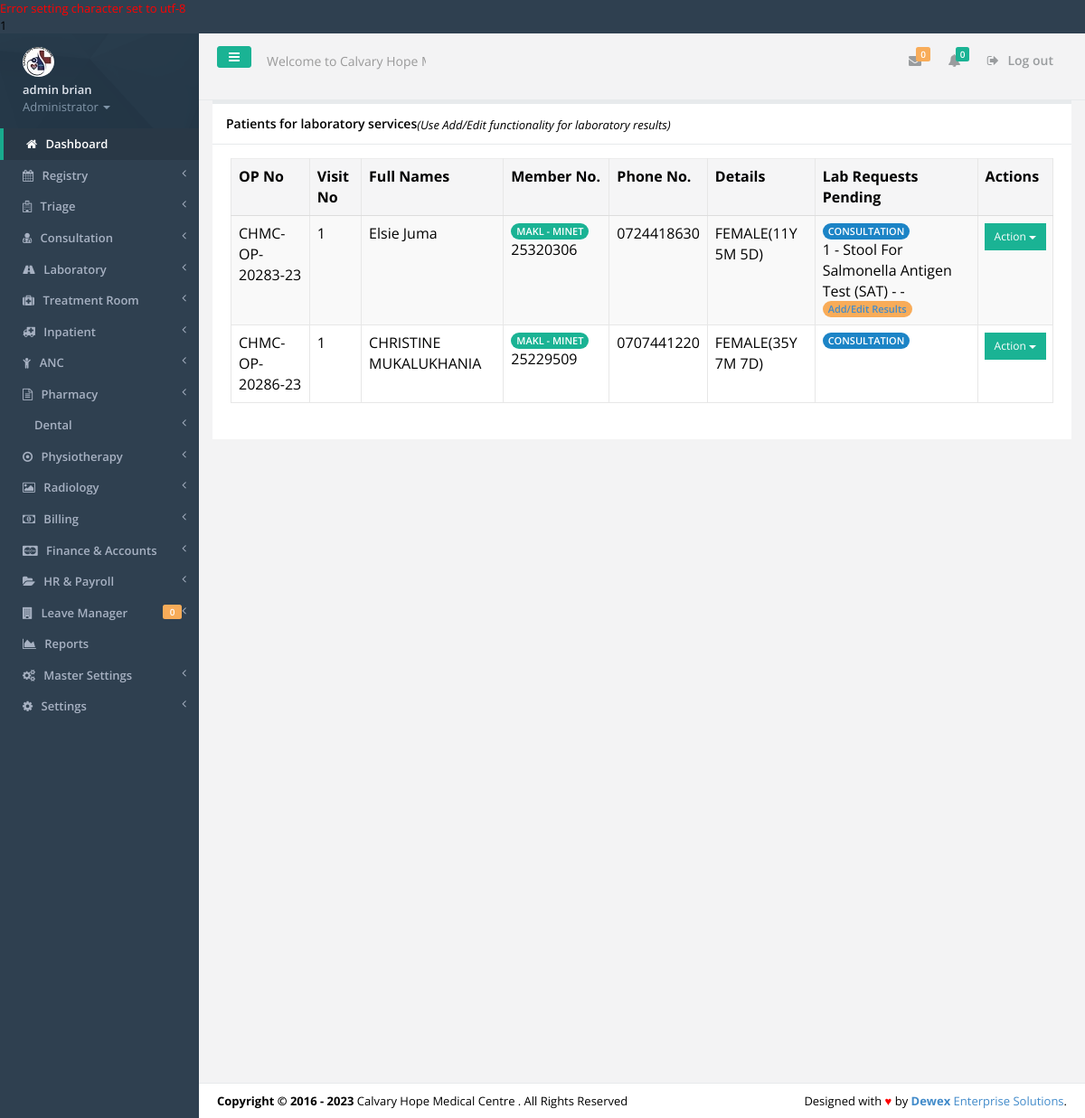
The app's page /laboratory.php (signed in) with its own data.
### tables this page shows
CREATE TABLE IF NOT EXISTS `tbl_users` (
  `id` int(11) NOT NULL,
  `f_name` varchar(30) NOT NULL,
  `s_name` varchar(30) NOT NULL,
  `id_no` varchar(30) NOT NULL,
  `email` varchar(30) NOT NULL,
  `phone` varchar(15) NOT NULL,
  `password` varchar(200) NOT NULL,
  `user_l` varchar(50) NOT NULL,
  `profile_image` varchar(45) NOT NULL,
  `active` varchar(30) NOT NULL
);

CREATE TABLE IF NOT EXISTS `tbl_settings` (
  `settings_id` int(11) NOT NULL,
  `slogan` varchar(100) NOT NULL,
  `l_status` varchar(10) NOT NULL,
  `system_name` varchar(30) NOT NULL,
  `campaigner_name` varchar(30) NOT NULL,
  `campaigner_short_name` varchar(30) NOT NULL,
  `campaign_location` varchar(30) NOT NULL,
  `seat` varchar(30) NOT NULL,
  `inst_date` varchar(15) NOT NULL,
  `photo` varchar(30) NOT NULL,
  `photo_size` varchar(10) NOT NULL,
  `photo_type` varchar(20) NOT NULL,
  `custom_reply_msg` varchar(500) NOT NULL,
  `address` varchar(50) NOT NULL,
  `phone` varchar(30) NOT NULL,
  `email` varchar(30) NOT NULL
);

CREATE TABLE IF NOT EXISTS `tbl_queue` (
  `queue_id` int(20) NOT NULL,
  `queue_no` varchar(20) NOT NULL,
  `queue_opno` varchar(20) NOT NULL,
  `queue_visitno` varchar(20) NOT NULL,
  `queue_idno` varchar(20) NOT NULL,
  `queue_from` varchar(20) NOT NULL,
  `queue_to` varchar(20) NOT NULL,
  `queue_status` varchar(20) NOT NULL,
  `queue_note` varchar(100) NOT NULL,
  `queue_datetime` timestamp NOT NULL DEFAULT CURRENT_TIMESTAMP ON UPDATE CURRENT_TIMESTAMP
);

CREATE TABLE IF NOT EXISTS `tbl_registry` (
  `reg_no` int(11) NOT NULL,
  `opnocounter` varchar(30) NOT NULL,
  `visit_no` varchar(20) NOT NULL,
  `id_no` varchar(10) NOT NULL,
  `f_name` varchar(40) NOT NULL,
  `l_name` varchar(40) NOT NULL,
  `phone_no` varchar(15) NOT NULL,
  `gender` varchar(10) NOT NULL,
  `dob` varchar(15) NOT NULL,
  `residence` varchar(100) NOT NULL,
  `opno` varchar(20) NOT NULL,
  `visit_date` varchar(20) NOT NULL,
  `visit_status` varchar(10) NOT NULL,
  `scheme_code` varchar(20) NOT NULL,
  `memberno` varchar(50) NOT NULL,
  `agecategory` varchar(44) NOT NULL,
  `age` varchar(44) NOT NULL,
  `parentFname` varchar(44) NOT NULL,
  `parentLame` varchar(44) NOT NULL,
  `time` timestamp NOT NULL DEFAULT CURRENT_TIMESTAMP ON UPDATE CURRENT_TIMESTAMP
);

CREATE TABLE IF NOT EXISTS `tbl_paymentschemes` (
  `pscheme_id` int(11) NOT NULL,
  `pscheme_code` varchar(20) NOT NULL,
  `pscheme_name` varchar(100) NOT NULL,
  `pscheme_details` varchar(100) NOT NULL,
  `pscheme_oplimit` varchar(30) NOT NULL,
  `pscheme_iplimit` varchar(30) NOT NULL,
  `pscheme_copayments` varchar(30) NOT NULL
);

CREATE TABLE IF NOT EXISTS `tbl_labrequests` (
  `labrequest_id` int(11) NOT NULL,
  `labrequest_opno` varchar(50) NOT NULL,
  `labrequest_visitno` varchar(10) NOT NULL,
  `labrequest_labservicecode` varchar(100) NOT NULL,
  `labservice_note` varchar(100) NOT NULL,
  `labrequest_componentsample` varchar(500) NOT NULL,
  `labrequest_results` varchar(1000) NOT NULL,
  `labrequest_conclusion` varchar(1000) NOT NULL,
  `labrequest_status` varchar(50) NOT NULL,
  `labrequest_timestamp` timestamp NOT NULL DEFAULT CURRENT_TIMESTAMP ON UPDATE CURRENT_TIMESTAMP,
  `labrequest_completedate` varchar(30) NOT NULL,
  `labrequest_pathologistname` varchar(40) NOT NULL,
  `labrequest_requesttime` varchar(30) NOT NULL,
  `labrequest_requester` varchar(50) NOT NULL,
  `labrequest_requestfrom` varchar(50) NOT NULL,
  `labrequest_price` varchar(50) NOT NULL,
  `labrequest_category` varchar(30) NOT NULL
);

CREATE TABLE IF NOT EXISTS `tbl_services` (
  `ss_id` int(11) NOT NULL,
  `ss_code` varchar(50) NOT NULL,
  `ss_category` varchar(50) NOT NULL,
  `ss_subcategory` varchar(100) NOT NULL,
  `ss_name` varchar(300) NOT NULL
);

### includes/authenticate.php (called while the page is built, shortened)
<?php
require_once 'inc/auth.php';
$signedemail = $_SESSION['email'];
$adminDetails = mysqli_query($dbconnect,"SELECT * FROM tbl_users WHERE email='$signedemail'");
$dd = mysqli_fetch_assoc($adminDetails);
$sfname = $dd['f_name'];
$ssname = $dd['s_name'];
$sidno = $dd['id_no'];
$user_l = $dd['user_l'];
	$getcountleaves =mysqli_query($dbconnect,"SELECT COUNT(*) as k FROM tbl_leavetransactions WHERE leavetrans_approver='$sidno' AND leavetrans_status='APPLIED'");
	$gcntttl1 = mysqli_fetch_array($getcountleaves);
	$leavestoapprove = $gcntttl1['k'];
?>

### inc/auth.php (called while the page is built, shortened)
<?php
include('config.php');
$dbhost = "localhost";
$dbuser = "root";
$dbpass = "";
$dbname = "agrovet";
$dbconnect = new mysqli($dbhost, $dbuser, $dbpass, $dbname);
$get_system_settings = mysqli_query($dbconnect,"SELECT * FROM tbl_settings LIMIT 1");
$smartC = mysqli_fetch_array($get_system_settings);
$smart_name = $smartC['system_name'];
?>

### laboratory.php (the view, shortened to what this page needs)
<?php include('includes/authenticate.php'); ?>
<!DOCTYPE html>
<html>
<head>
    <?php include('includes/meta.php');?>
    <link href="css/plugins/dataTables/dataTables.bootstrap.css" rel="stylesheet">
    <link href="css/plugins/dataTables/dataTables.responsive.css" rel="stylesheet">
    <link href="css/plugins/dataTables/dataTables.tableTools.min.css" rel="stylesheet">
</head>
<body>
    <div id="wrapper">
	<?php include('includes/sidebar.php');?>
        <div id="page-wrapper" class="gray-bg">
        <div class="row border-bottom">
			<?php include('includes/top-nav.php'); ?>
        </div>
		<?php
			$current_processstage='LABORATORY';
			$queuestatuscurrent='1';
			$getLabPatients = mysqli_query($dbconnect, "SELECT * FROM tbl_queue q INNER JOIN tbl_registry p on q.queue_visitno=p.visit_no AND p.opno=q.queue_opno INNER JOIN tbl_paymentschemes ps ON p.scheme_code=ps.pscheme_code WHERE q.queue_to='$current_processstage' AND q.queue_status='$queuestatuscurrent'");
			$title='Patients for laboratory services';
		?>
				<div class="row">
				<form>
                <div class="col-lg-12">
                <div class="ibox float-e-margins">
                    <div class="ibox-title">
                        <h5><?php echo $title;?></h5><i>(Use Add/Edit functionality for laboratory results)</i>
                    </div>
                    <div class="ibox-content">
					<table class="table table-striped table-bordered table-hover">
						<thead>
						<tr>
							<th>OP No</th>
							<th>Visit No</th>
							<th>Full Names</th>
							<th>Member No.</th>
							<th>Phone No.</th>
							<th>Details</th>
							<th>Lab Requests Pending</th>
							<th>Actions </th>
						</tr>
						</thead>
						<tbody>
						<?php
						while($gaclab = mysqli_fetch_array($getLabPatients)){
						$c_id = $gaclab['reg_no'];
						$fnames = $gaclab['f_name'];
						$lnames = $gaclab['l_name'];
						$id_number = $gaclab['id_no'];
						$phonenumber = $gaclab['phone_no'];
						$gender = $gaclab['gender'];
						$dob = $gaclab['dob'];
						$opno = $gaclab['opno'];
						$visitno = $gaclab['visit_no'];
						$pscheme_name = $gaclab['pscheme_name'];
						$queue_from = $gaclab['queue_from'];
													$todaydate = date('Y-m-d');
													$diff = date_diff(date_create($dob), date_create($todaydate));
													$agess = $diff->format('%y');
													$allmonths = $diff->format('%m');
													$alldays = $diff->format('%m');
						?>
							<td><?php echo $opno; ?></td>
							<td><?php echo $visitno; ?></td>
							<td><?php echo "$fnames $lnames"; ?></td>
							<td><span class="badge badge-primary"><?php echo $pscheme_name; ?></span><?php echo $id_number; ?></td>
							<td><?php echo $phonenumber; ?></td>
							<td><?php echo "$gender";?>(<?php echo "$agess"; ?>Y <?php  echo "$allmonths";?>M <?php echo "$alldays" ?>D)</td>
							<td>
								<span class="badge badge-success"><?php echo $queue_from; ?></span><br>
								<?php
								$getvitals = mysqli_query($dbconnect, "SELECT * FROM tbl_labrequests q INNER JOIN tbl_services v ON q.labrequest_labservicecode=v.ss_code WHERE q.labrequest_opno='$opno' AND q.labrequest_visitno='$visitno'");
												$No=0;
												while($vitalarray = mysqli_fetch_array($getvitals)){
													$No=$No+1;
													$labrequest_id = $vitalarray['labrequest_id'];
													$ss_name = $vitalarray['ss_name'];
													$labrequest_results = $vitalarray['labrequest_results'];
											?>
											 <?php echo $No; ?> - <?php echo $ss_name; ?> - <?php echo $labrequest_results; ?> -
										<span class="badge badge-warning"><a href="addlabresults.php?opno=<?php echo $opno; ?>&visitno=<?php echo $visitno; ?>&current_processstage=<?php echo $current_processstage;?>&c_id=<?php echo $c_id;?>&labrequest_id=<?php echo $labrequest_id;?>" data-toggle="modal" title="Lab results">Add/Edit Results</a></span>
											<?php
												}
												?>
							</td>
							<td>
							<div class="input-group-btn">
								<button data-toggle="dropdown" class="btn btn-primary btn-sm dropdown-toggle" type="button">Action <span class="caret"></span></button>
							</div>
							</td>
						<?php
						}
						?>
						</tbody>
						</table>
                </div>
            </div>
            </div>
			</form>
        </div>
		<?php include 'includes/footer.php'?>
    </div>
    </div>
</body>
</html>

### includes/sidebar.php (shortened to what this page needs)
<nav class="navbar-default navbar-static-side" role="navigation">
            <div class="sidebar-collapse">
                <ul class="nav" id="side-menu">
                    <li class="nav-header">
                        <div class="dropdown profile-element"> <span>
                            <img alt="image" class="img-circle" src="img/profile_small.jpg" />
                             </span>
                            <a data-toggle="dropdown" class="dropdown-toggle" href="#">
                            <span class="clear"> <span class="block m-t-xs"> <strong class="font-bold"><?php echo "$sfname $ssname";?></strong>
                             </span> <span class="text-muted text-xs block">Administrator <b class="caret"></b></span> </span> </a>
                        </div>
                    </li>
                    <li class="active">
                        <a href="index.php"><i class="fa fa-home"></i> <span class="nav-label">Dashboard</span></a>
                    </li>
					<?php
					if($user_l=='REGISTRY'||$user_l=='ADMINISTRATOR'){
					?>
					<li>
                        <a href="registry.php"><i class="fa fa-calendar"></i> <span class="nav-label">Registry </span><span class="fa arrow"></span></a>
                    </li>
					<?php
					}
					if($user_l=='TRIAGE'||$user_l=='ADMINISTRATOR'||$user_l=='TREATMENTROOM'){
					?>
					<li>
						<a href="#"><i class="fa fa-hospital-o"></i> <span class="nav-label">Triage </span><span class="fa arrow"></span></a>
					</li>
					<?php
					}
					if($user_l=='CONSULTATION'||$user_l=='ADMINISTRATOR'){
					?>
					<li>
                        <a href="#"><i class="fa fa-user-md"></i> <span class="nav-label">Consultation </span><span class="fa arrow"></span></a>
                    </li>
					<?php
					}
					if($user_l=='LABORATORY'||$user_l=='ADMINISTRATOR'){
					?>
					<li>
                        <a href="#"><i class="fa fa-road"></i> <span class="nav-label">Laboratory </span><span class="fa arrow"></span></a>
                    </li>
					<?php
					}
					if($user_l=='TRIAGE'||$user_l=='ADMINISTRATOR'||$user_l=='TREATMENTROOM'){
					?>
					<li>
                        <a href="#"><i class="fa fa-medkit"></i> <span class="nav-label">Treatment Room </span><span class="fa arrow"></span></a>
                    </li>
					<li>
                        <a href="#"><i class="fa fa-ambulance"></i> <span class="nav-label">Inpatient </span><span class="fa arrow"></span></a>
                    </li>
					<li>
                        <a href="#"><i class="fa fa-child"></i> <span class="nav-label">ANC </span><span class="fa arrow"></span></a>
                    </li>
					<?php
					}
					if($user_l=='PHARMACY'||$user_l=='ADMINISTRATOR'){
					?>
					<li>
                        <a href="#"><i class="fa fa-file-text-o"></i> <span class="nav-label">Pharmacy </span><span class="fa arrow"></span></a>
                    </li>
					<?php
					}
					if($user_l=='ADMINISTRATOR'){
					?>
					<li>
                        <a href="#"><i class="fa-solid fa-road"></i> <span class="nav-label">Dental </span><span class="fa arrow"></span></a>
                    </li>
					<li>
                        <a href="#"><i class="fa fa-dot-circle-o"></i> <span class="nav-label">Physiotherapy </span><span class="fa arrow"></span></a>
                    </li>
						<li>
                        <a href="#"><i class="fa fa-photo"></i> <span class="nav-label">Radiology </span><span class="fa arrow"></span></a>
                    </li>
					<?php
					}
					if($user_l=='REGISTRY'||$user_l=='ADMINISTRATOR'){
					?>
					<li>
                        <a href="#"><i class="fa fa-money"></i> <span class="nav-label">Billing </span><span class="fa arrow"></span></a>
                    </li>
					<?php
					}
					if($user_l=='ADMINISTRATOR'){
					?>
					<li>
                        <a href="#"><i class="fa fa-cc-mastercard"></i> <span class="nav-label">Finance & Accounts </span><span class="fa arrow"></span></a>
                    </li>
					<?php } ?>
					<li>
                        <a href="#"><i class="fa fa-folder-open"></i> <span class="nav-label">HR & Payroll </span><span class="fa arrow"></span></a>
                    </li>
					<li>
                        <a href="#"><i class="fa fa-building"></i> <span class="nav-label">Leave Manager </span><span class="fa arrow"></span><span class="label label-warning pull-right"><?php echo $leavestoapprove; ?></span></a>
                    </li>
					<?php
					if($user_l=='ADMINISTRATOR'){
					?>
					 <li>
                        <a href="reports.php"><i class="fa fa-area-chart"></i> <span class="nav-label">Reports</a>
                    </li>
                    <li>
                        <a href="#"><i class="fa fa-cogs"></i> <span class="nav-label">Master Settings</span><span class="fa arrow"></span></a>
                    </li>
                    <li>
                        <a href="#"><i class="fa fa-gear"></i> <span class="nav-label"> Settings</span><span class="fa arrow"></span></a>
                    </li>
					<?php
					}
					?>
                </ul>
            </div>
        </nav>

### includes/top-nav.php (shortened to what this page needs)
<nav class="navbar navbar-static-top" role="navigation" style="margin-bottom: 0">
        <div class="navbar-header">
            <a class="navbar-minimalize minimalize-styl-2 btn btn-primary " href="#"><i class="fa fa-bars"></i> </a>
            <form role="search" class="navbar-form-custom" method="post" action="search_results.html">
                <div class="form-group">
                    <input type="text" placeholder="Welcome to <?php echo $smart_name; ?>..." class="form-control" name="top-search" id="top-search">
                </div>
            </form>
        </div>
            <ul class="nav navbar-top-links navbar-right">
                <li>
                    <a class="count-info" tooltip="Unread" href="#">
                        <i class="fa fa-envelope"></i>  <span class="label label-warning">0</span>
                    </a>
                </li>
                <li>
                    <a class="count-info" data-toggle="dropdowhn" tooltip="Marked Important" href="#">
                        <i class="fa fa-bell"></i>  <span class="label label-primary">0</span>
                    </a>
                 </li>
				<li>
                    <a href="logout.php?logout">
                        <i class="fa fa-sign-out"></i> Log out
                    </a>
                </li>
            </ul>
	</nav>

### includes/footer.php
<div class="footer">
    <div class="pull-right">
        Designed with <span style="color:red">&hearts;</span> by <a href="mailto: isaacwex@gmail.com tel:0729522550" target="_blank" title="We're Dewex Enterprise Solutions" target="_blank" rel="dofollow"><strong>Dewex</strong> Enterprise Solutions</a>.
    </div>
    <div>
        <strong>Copyright &copy; 2016 - <?php echo date('Y'); ?></strong> <?php echo $smart_name; ?> . All Rights Reserved
    </div>
</div>

### records on screen
tbl_users: f_name "admin", s_name "brian"
tbl_settings: top-search "Welcome to Calvary Hope Medical Centre...", system_name "Calvary Hope Medical Centre"
tbl_queue: tbl_registry.opno "CHMC-OP-20283-23", tbl_registry.visit_no "1", tbl_registry.f_name "Elsie", tbl_registry.l_name "Juma", tbl_paymentschemes.pscheme_name "MAKL - MINET", tbl_registry.id_no "25320306", tbl_registry.phone_no "0724418630", tbl_registry.gender "FEMALE", tbl_registry.dob "11", tbl_registry.dob "5", queue_from "CONSULTATION"
tbl_labrequests: tbl_services.ss_name "Stool For Salmonella Antigen Test (SAT)"
tbl_queue: tbl_registry.opno "CHMC-OP-20286-23", tbl_registry.visit_no "1", tbl_registry.f_name "CHRISTINE", tbl_registry.l_name "MUKALUKHANIA", tbl_paymentschemes.pscheme_name "MAKL - MINET", tbl_registry.id_no "25229509", tbl_registry.phone_no "0707441220", tbl_registry.gender "FEMALE", tbl_registry.dob "35", tbl_registry.dob "7", queue_from "CONSULTATION"

### other values on screen
$dbconnect->error() "1"
$leavestoapprove "0"
$title "Patients for laboratory services"
